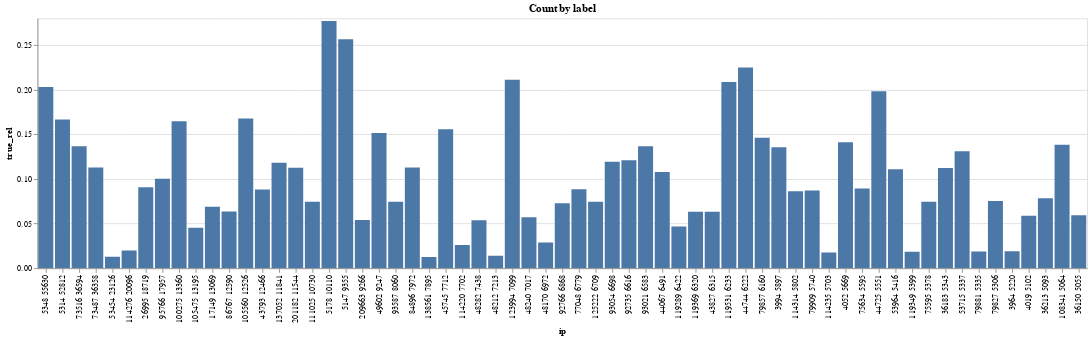

Notebook code for this chart:
### Code cell
(train
 .group_by(S.ip, maintain_order=True)
 .agg(pl.col(S.label()).value_counts())
 .explode(S.label())
 .unnest(S.label())
 .pivot(index=S.ip, values='count', on=S.label())
 .select(S.ip, 'true', 'false') # always make `true`` column first
 .fill_null(0)
 .sort(pl.col('true').add(pl.col('false')), descending=True, maintain_order=True)
 .with_columns(total=pl.col('true').add(pl.col('false')))
 .with_columns(
     true_rel=pl.col('true').truediv('total').mul(100)
 )
 .filter(pl.col('total').gt(5000))
 .with_columns(
     pl.col(S.ip).cast(pl.String).add(pl.lit(' ')).add(pl.col('total').cast(pl.String)).cast(pl.Categorical)
 )
 .plot.bar(x=S.ip, y='true_rel').properties(title='Count by label')
)

### Figure 1 — Vega-Lite specification as saved in the notebook (floating-point values rounded to 4 significant figures)
{"config": {"view": {"continuousWidth": 300, "continuousHeight": 300}}, "data": {"name": "data-67b12f9f3e27c48a08ec9cd3fd8a2d04"}, "mark": {"type": "bar", "tooltip": true}, "encoding": {"x": {"field": "ip", "sort": ["5348 55630", "5314 52812", "73516 36594", "73487 36358", "53454 23126", "114276 20096", "26995 18719", "95766 17957", "100275 13360", "105475 13195", "17149 13069", "86767 12590", "105560 12526", "43793 12466", "137052 11841", "201182 11544", "111025 10730", "5178 10110", "5147 9355", "209663 9266", "49602 9247", "93587 8060", "84896 7972", "138561 7895", "45745 7712", "114220 7702", "48282 7438", "48212 7213", "123994 7099", "48240 7017", "48170 6972", "92766 6868", "77048 6779", "125222 6709", "93054 6698", "92735 6616", "93021 6583", "44067 6491", "119289 6422", "119369 6320", "43827 6315", "119531 6233", "44744 6222", "79857 6160", "3994 5897", "114314 5802", "79909 5740", "114235 5703", "4052 5669", "75634 5595", "44725 5551", "53964 5416", "119349 5399", "75595 5378", "36183 5343", "53715 5337", "79881 5335", "79827 5306", "3964 5220", "4019 5102", "36213 5093", "108341 5064", "36150 5055"], "type": "ordinal"}, "y": {"field": "true_rel", "type": "quantitative"}}, "params": [{"name": "param_1", "select": {"type": "interval", "encodings": ["x", "y"]}, "bind": "scales"}], "title": "Count by label", "$schema": "https://vega.github.io/schema/vega-lite/v5.20.1.json", "datasets": {"data-67b12f9f3e27c48a08ec9cd3fd8a2d04": [{"ip": "5348 55630", "true": 113, "false": 55517, "total": 55630, "true_rel": 0.2031}, {"ip": "5314 52812", "true": 88, "false": 52724, "total": 52812, "true_rel": 0.1666}, {"ip": "73516 36594", "true": 50, "false": 36544, "total": 36594, "true_rel": 0.1366}, {"ip": "73487 36358", "true": 41, "false": 36317, "total": 36358, "true_rel": 0.1128}, {"ip": "53454 23126", "true": 3, "false": 23123, "total": 23126, "true_rel": 0.01297}, {"ip": "114276 20096", "true": 4, "false": 20092, "total": 20096, "true_rel": 0.0199}, {"ip": "26995 18719", "true": 17, "false": 18702, "total": 18719, "true_rel": 0.09082}, {"ip": "95766 17957", "true": 18, "false": 17939, "total": 17957, "true_rel": 0.1002}, {"ip": "100275 13360", "true": 22, "false": 13338, "total": 13360, "true_rel": 0.1647}, {"ip": "105475 13195", "true": 6, "false": 13189, "total": 13195, "true_rel": 0.04547}, {"ip": "17149 13069", "true": 9, "false": 13060, "total": 13069, "true_rel": 0.06887}, {"ip": "86767 12590", "true": 8, "false": 12582, "total": 12590, "true_rel": 0.06354}, {"ip": "105560 12526", "true": 21, "false": 12505, "total": 12526, "true_rel": 0.1677}, {"ip": "43793 12466", "true": 11, "false": 12455, "total": 12466, "true_rel": 0.08824}, {"ip": "137052 11841", "true": 14, "false": 11827, "total": 11841, "true_rel": 0.1182}, {"ip": "201182 11544", "true": 13, "false": 11531, "total": 11544, "true_rel": 0.1126}, {"ip": "111025 10730", "true": 8, "false": 10722, "total": 10730, "true_rel": 0.07456}, {"ip": "5178 10110", "true": 28, "false": 10082, "total": 10110, "true_rel": 0.277}, {"ip": "5147 9355", "true": 24, "false": 9331, "total": 9355, "true_rel": 0.2565}, {"ip": "209663 9266", "true": 5, "false": 9261, "total": 9266, "true_rel": 0.05396}, {"ip": "49602 9247", "true": 14, "false": 9233, "total": 9247, "true_rel": 0.1514}, {"ip": "93587 8060", "true": 6, "false": 8054, "total": 8060, "true_rel": 0.07444}, {"ip": "84896 7972", "true": 9, "false": 7963, "total": 7972, "true_rel": 0.1129}, {"ip": "138561 7895", "true": 1, "false": 7894, "total": 7895, "true_rel": 0.01267}, {"ip": "45745 7712", "true": 12, "false": 7700, "total": 7712, "true_rel": 0.1556}, {"ip": "114220 7702", "true": 2, "false": 7700, "total": 7702, "true_rel": 0.02597}, {"ip": "48282 7438", "true": 4, "false": 7434, "total": 7438, "true_rel": 0.05378}, {"ip": "48212 7213", "true": 1, "false": 7212, "total": 7213, "true_rel": 0.01386}, {"ip": "123994 7099", "true": 15, "false": 7084, "total": 7099, "true_rel": 0.2113}, {"ip": "48240 7017", "true": 4, "false": 7013, "total": 7017, "true_rel": 0.057}, {"ip": "48170 6972", "true": 2, "false": 6970, "total": 6972, "true_rel": 0.02869}, {"ip": "92766 6868", "true": 5, "false": 6863, "total": 6868, "true_rel": 0.0728}, {"ip": "77048 6779", "true": 6, "false": 6773, "total": 6779, "true_rel": 0.08851}, {"ip": "125222 6709", "true": 5, "false": 6704, "total": 6709, "true_rel": 0.07453}, {"ip": "93054 6698", "true": 8, "false": 6690, "total": 6698, "true_rel": 0.1194}, {"ip": "92735 6616", "true": 8, "false": 6608, "total": 6616, "true_rel": 0.1209}, {"ip": "93021 6583", "true": 9, "false": 6574, "total": 6583, "true_rel": 0.1367}, {"ip": "44067 6491", "true": 7, "false": 6484, "total": 6491, "true_rel": 0.1078}, {"ip": "119289 6422", "true": 3, "false": 6419, "total": 6422, "true_rel": 0.04671}, {"ip": "119369 6320", "true": 4, "false": 6316, "total": 6320, "true_rel": 0.06329}, {"ip": "43827 6315", "true": 4, "false": 6311, "total": 6315, "true_rel": 0.06334}, {"ip": "119531 6233", "true": 13, "false": 6220, "total": 6233, "true_rel": 0.2086}, {"ip": "44744 6222", "true": 14, "false": 6208, "total": 6222, "true_rel": 0.225}, {"ip": "79857 6160", "true": 9, "false": 6151, "total": 6160, "true_rel": 0.1461}, {"ip": "3994 5897", "true": 8, "false": 5889, "total": 5897, "true_rel": 0.1357}, {"ip": "114314 5802", "true": 5, "false": 5797, "total": 5802, "true_rel": 0.08618}, {"ip": "79909 5740", "true": 5, "false": 5735, "total": 5740, "true_rel": 0.08711}, {"ip": "114235 5703", "true": 1, "false": 5702, "total": 5703, "true_rel": 0.01753}, {"ip": "4052 5669", "true": 8, "false": 5661, "total": 5669, "true_rel": 0.1411}, {"ip": "75634 5595", "true": 5, "false": 5590, "total": 5595, "true_rel": 0.08937}, {"ip": "44725 5551", "true": 11, "false": 5540, "total": 5551, "true_rel": 0.1982}, {"ip": "53964 5416", "true": 6, "false": 5410, "total": 5416, "true_rel": 0.1108}, {"ip": "119349 5399", "true": 1, "false": 5398, "total": 5399, "true_rel": 0.01852}, {"ip": "75595 5378", "true": 4, "false": 5374, "total": 5378, "true_rel": 0.07438}, {"ip": "36183 5343", "true": 6, "false": 5337, "total": 5343, "true_rel": 0.1123}, {"ip": "53715 5337", "true": 7, "false": 5330, "total": 5337, "true_rel": 0.1312}, {"ip": "79881 5335", "true": 1, "false": 5334, "total": 5335, "true_rel": 0.01874}, {"ip": "79827 5306", "true": 4, "false": 5302, "total": 5306, "true_rel": 0.07539}, {"ip": "3964 5220", "true": 1, "false": 5219, "total": 5220, "true_rel": 0.01916}, {"ip": "4019 5102", "true": 3, "false": 5099, "total": 5102, "true_rel": 0.0588}, {"ip": "36213 5093", "true": 4, "false": 5089, "total": 5093, "true_rel": 0.07854}, {"ip": "108341 5064", "true": 7, "false": 5057, "total": 5064, "true_rel": 0.1382}, {"ip": "36150 5055", "true": 3, "false": 5052, "total": 5055, "true_rel": 0.05935}]}}
